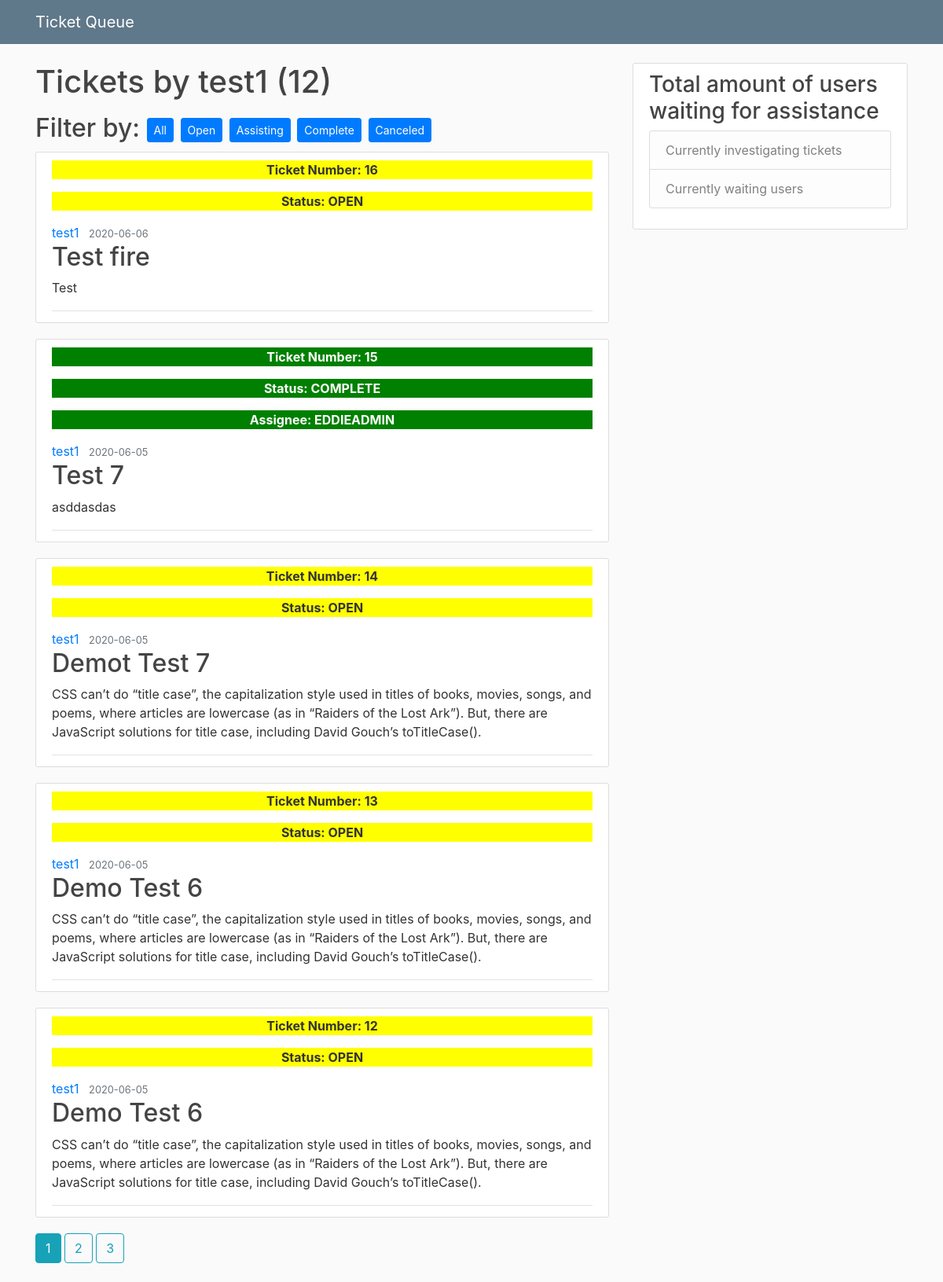
The app's page /user/test1, older data.
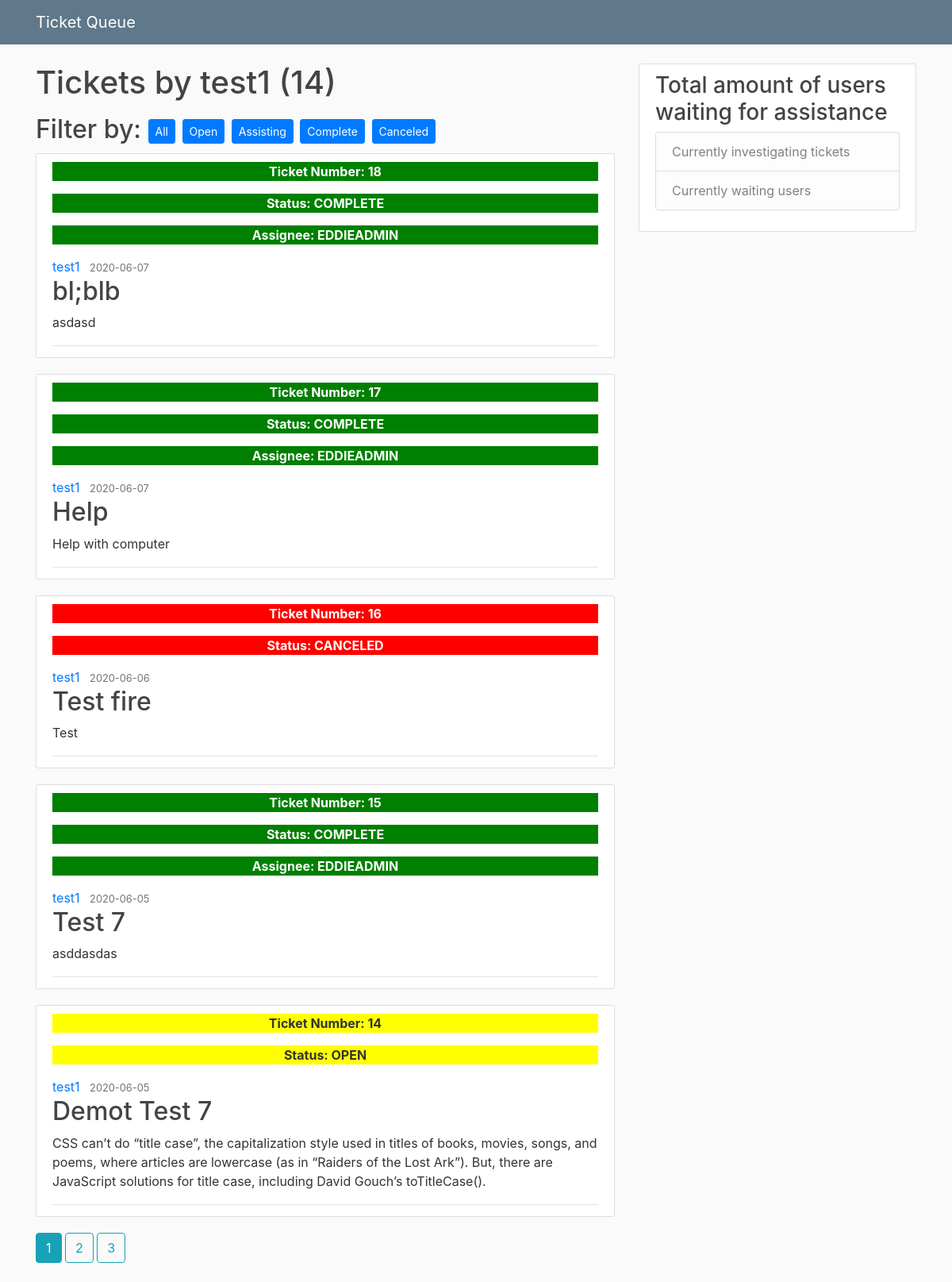
The same page, newer data.
### helpdeskqueue/models.py (models this page shows, shortened)
class User(db.Model, UserMixin):
    id = db.Column(db.Integer, primary_key = True)
    username = db.Column(db.String(20), unique = True, nullable = False)
    user_type = db.Column(db.String(20), unique = True, nullable = False)
    email = db.Column(db.String(120), unique = True, nullable = False)
    password = db.Column(db.String(60), nullable = False)
    posts = db.relationship('Post', backref = 'author', lazy = True)

class Post(db.Model):
    id = db.Column(db.Integer, primary_key = True)
    title = db.Column(db.String(100), nullable = False)
    date_posted = db.Column(db.DateTime, nullable = False, default = datetime.utcnow)
    content = db.Column(db.Text, nullable = False)
    category = db.Column(db.Text, nullable = False)
    status = db.Column(db.Text, nullable = False)
    user_id = db.Column(db.Integer, db.ForeignKey('user.id'), nullable = False)
    notes = db.Column(db.String, nullable = True)
    assisted_by = db.Column(db.String, nullable = True)

### helpdeskqueue/routes.py (the view)
@app.route("/user/<string:username>")
def user_posts(username):
    action = PageAction()
    page = request.args.get('page', 1, type = int)
    user = User.query.filter_by(username = username).first_or_404()
    print(user.username)
    posts = Post.query.filter_by(author = user)\
        .order_by(Post.date_posted.desc())\
        .paginate(page = page, per_page = 5)
    print(type(posts))
    return render_template('user_posts.html', posts = posts, user = user, status = status, action = action, filter_status = 'open')

### helpdeskqueue/templates/user_posts.html (shortened to what this page needs)
{% extends 'layout.html' %}
{% block content %}
    <h1 class = "mb-3"> Tickets by {{ user.username }} ({{ posts.total }})</h1>
    <h2>Filter by:
    <a class = "btn btn-primary btn-sm mt-1 mb-1" href= "{{ url_for('user_posts', username = current_user.username)}}"> All</a>
    <a class = "btn btn-primary btn-sm mt-1 mb-1" href = "{{ url_for('user_posts_open', username = user.username) }}"> Open</a>
    <a class = "btn btn-primary btn-sm mt-1 mb-1" href = "{{ url_for('user_posts_assisting', username = user.username) }}"> Assisting</a>
    <a class = "btn btn-primary btn-sm mt-1 mb-1" href = "{{ url_for('user_posts_complete', username = user.username) }}"> Complete</a>
    <a class = "btn btn-primary btn-sm mt-1 mb-1" href = "{{ url_for('user_posts_canceled', username = user.username) }}"> Canceled</a>
    </h2>
    {% for post in posts.items %}
        <article class="media content-section">
            <div class="media-body">
            <div class="article-metadata">
                    {% if post.status == status[0] %}
                        <p style="background-color: #FFFF00; text-align: center"><strong>Ticket Number: {{ post.id }}</strong></p>
                        <p style="background-color: #FFFF00; text-align: center"><strong>Status: {{ post.status.upper() }}</strong></p>
                    {% endif %}
                    {% if post.status == status[2] %}
                        <p style = "background-color: green; text-align: center; color: white" ><strong>Ticket Number: {{ post.id }}</strong></p>
                        <p style = "background-color: green; text-align: center; color: white" ><strong>Status: {{ post.status.upper() }}</strong></p>
                        <p style = "background-color: green; text-align: center; color: white"><strong>Assignee: {{ post.assisted_by.upper() }}</strong></p>
                    {% endif %}
                    {% if post.status == status[3] %}
                        <p style = "background-color: red; text-align: center; color: white" ><strong>Ticket Number: {{ post.id }}</strong></p>
                        <p style = "background-color: red; text-align: center; color: white" ><strong>Status: {{ post.status.upper() }}</strong></p>
                    {% endif %}
                    <a class="mr-2" href="{{ url_for('user_posts', username = post.author.username) }}">{{ post.author.username }}</a>
                    <small class="text-muted">{{ post.date_posted.strftime('%Y-%m-%d') }}</small>
                    <h2><a class="article-title" href="{{ url_for('post', post_id = post.id) }}">{{ post.title }}</a></h2>
                    <p class="article-content">{{ post.content }}</p>
            </div>
            </div>
        </article>
    {% endfor %}
    {% for page_num in posts.iter_pages(left_edge = 1, right_edge = 1, left_current = 1, right_current =2)  %}
        {% if page_num %}
          {% if posts.page == page_num %}
            <a class = "btn btn-info mb-4" href = "{{ url_for('user_posts', username=user.username, page = page_num) }}">{{ page_num }}</a>
          {% else %}
            <a class = "btn btn-outline-info mb-4" href = "{{ url_for('user_posts', username=user.username, page = page_num) }}">{{ page_num }}</a>
          {% endif %}
        {% else %}
        ...
        {% endif %}
    {% endfor %}
{% endblock content %}

### helpdeskqueue/templates/layout.html (shortened to what this page needs)
<!DOCTYPE html>
<html lang="en">
<head>
    <link rel="stylesheet" href="https://stackpath.bootstrapcdn.com/bootstrap/4.5.0/css/bootstrap.min.css">
    <link rel="stylesheet" type="text/css" href="{{ url_for('static', filename = 'main.css') }}">
</head>
<body>
    <header class="site-header">
        <nav class="navbar navbar-expand-md navbar-dark bg-steel fixed-top">
        <div class="container">
            {% if current_user.user_type == 'admin' %}
            <a class="navbar-brand mr-4" href="{{url_for('admin_home')}}">Ticket Queue</a>
            {% else %}
            <a class="navbar-brand mr-4" href="/">Ticket Queue</a>
            {% endif %}
        </nav>
    </header>
    <main role="main" class="container">
        <div class="row">
          <div class="col-md-8">
            {% block content %}{% endblock content %}
          </div>
          {% if current_user.user_type == 'admin' %}
          <div class="col-md-4">
            <div class="content-section">
              <h3>Ticket Statistics</h3>
                <ul class="list-group">
                  <li class="list-group-item list-group-item-light">Open: {% block open_count %}{% endblock open_count %}</li>
                  <li class="list-group-item list-group-item-light">Assisting: {% block assisting_count %}{% endblock assisting_count %}</li>
                  <li class="list-group-item list-group-item-light">Complete: {% block complete_count %}{% endblock complete_count %}</li>
                  <li class="list-group-item list-group-item-light">Canceled: {% block canceled_count %}{% endblock canceled_count %}</li>
                </ul>
              </p>
            </div>
          </div>
          {% else %}
          <div class="col-md-4">
            <div class="content-section">
              <h3>Total amount of users waiting for assistance</h3>
                <ul class="list-group">
                  <li class="list-group-item list-group-item-light">Currently investigating {% block user_count_assist %}{% endblock user_count_assist %} tickets</li>
                  <li class="list-group-item list-group-item-light">Currently waiting {% block user_count_open %}{% endblock user_count_open %} users</li>
                </ul>
            </div>
          </div>
          {% endif %}
        </div>
      </main>
</body>
</html>

### helpdeskqueue/static/main.css (style rules this page uses)
body { background: #fafafa; color: #333333; margin-top: 5rem; }
h1, h2, h3, h4, h5, h6 { color: #444444; }
.bg-steel { background-color: #5f788a; }
.content-section { background: #ffffff; padding: 10px 20px; border: 1px solid #dddddd; border-radius: 3px; margin-bottom: 20px; }
.article-title { color: #444444; }
.article-content { white-space: pre-line; }
.article-metadata { padding-bottom: 1px; margin-bottom: 4px; border-bottom: 1px solid #e3e3e3 }

Row changes from the older to the newer data that the page shows:
no longer on this page (row unchanged): Post: id "13", status "OPEN", author.username "test1", date_posted "2020-06-05", title "Demo Test 6", content "CSS can’t do “title case”, the capitalization style used in titles of books, movies, songs, and poems, where articles are lowercase (as in “Raiders of the Lost Ark”). But, there are JavaScript solutions for title case, including David Gouch’s toTitleCase()."
no longer on this page (row unchanged): Post: id "12", status "OPEN", author.username "test1", date_posted "2020-06-05", title "Demo Test 6", content "CSS can’t do “title case”, the capitalization style used in titles of books, movies, songs, and poems, where articles are lowercase (as in “Raiders of the Lost Ark”). But, there are JavaScript solutions for title case, including David Gouch’s toTitleCase()."
added Post: id "18", status "COMPLETE", assisted_by "EDDIEADMIN", author.username "test1", date_posted "2020-06-07", title "bl;blb", content "asdasd"
added Post: id "17", status "COMPLETE", assisted_by "EDDIEADMIN", author.username "test1", date_posted "2020-06-07", title "Help", content "Help with computer"
changed Post "Test fire": status "OPEN" → "CANCELED"
Text that changed along with them:
{{ posts.total }}: "12" → "14"
